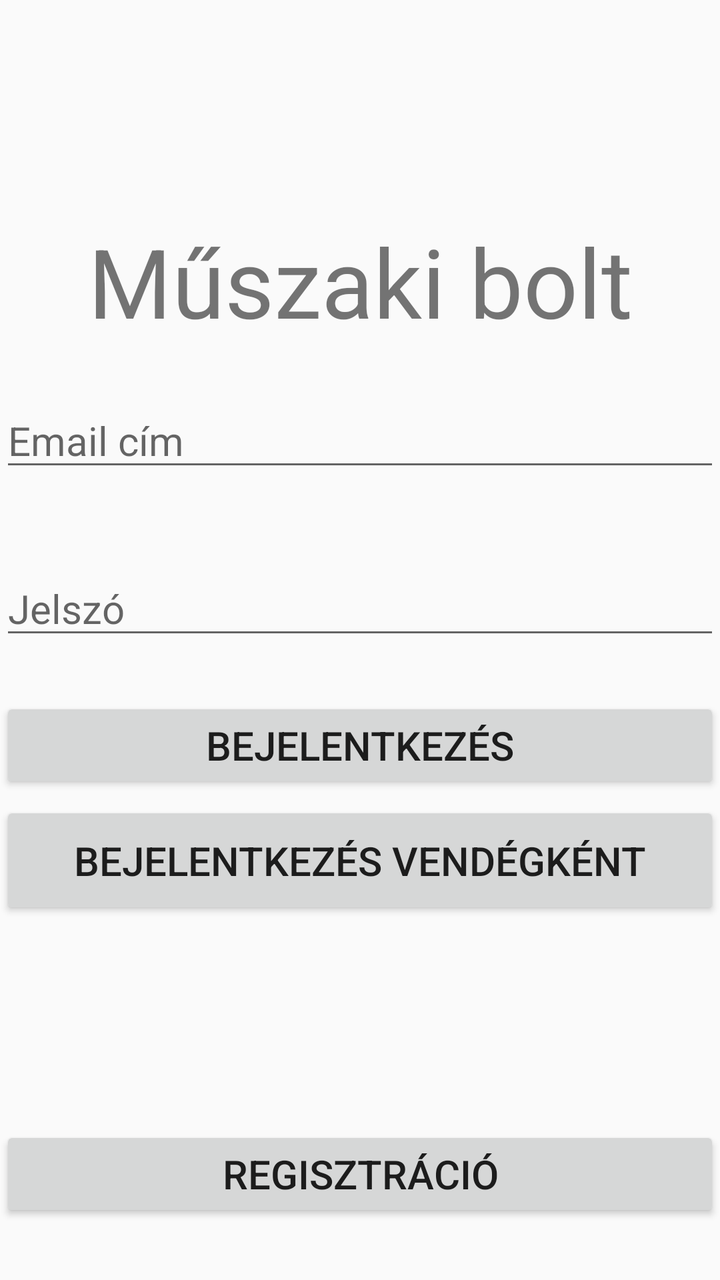
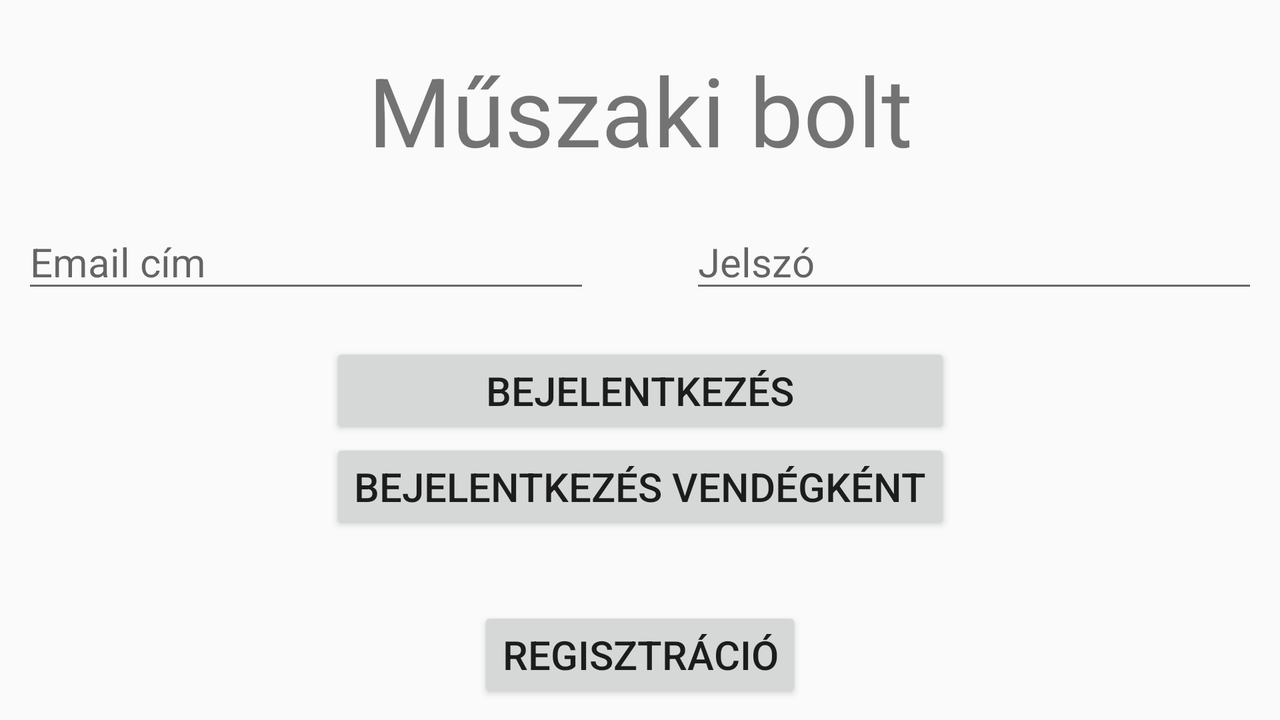

First picture: res/layout/ on a phone held upright. Second picture: the repository's own variant of that layout, on a device whose configuration matches the variant's folder. Source for both follows.
<!-- AndroidManifest.xml: activity theme Theme.AppCompat.DayNight.NoActionBar -->
<!-- res/layout/activity_main.xml -->
<?xml version="1.0" encoding="utf-8"?>
<androidx.constraintlayout.widget.ConstraintLayout xmlns:android="http://schemas.android.com/apk/res/android"
    xmlns:app="http://schemas.android.com/apk/res-auto"
    xmlns:tools="http://schemas.android.com/tools"
    android:id="@+id/main"
    android:layout_width="match_parent"
    android:layout_height="match_parent"

    tools:context=".activities.MainActivity">

    <TextView
        android:id="@+id/title"
        android:layout_width="wrap_content"
        android:layout_height="wrap_content"
        android:text="@string/muszaki_bolt"
        android:textSize="@dimen/title_text_size"
        app:layout_constraintBottom_toBottomOf="parent"
        app:layout_constraintEnd_toEndOf="parent"
        app:layout_constraintStart_toStartOf="parent"
        app:layout_constraintTop_toTopOf="parent"
        app:layout_constraintVertical_bias="0.188" />

    <LinearLayout
        android:layout_width="match_parent"
        android:layout_height="wrap_content"
        android:orientation="vertical"
        app:layout_constraintBottom_toTopOf="@+id/linearLayout"
        app:layout_constraintEnd_toEndOf="parent"
        app:layout_constraintStart_toStartOf="parent"
        app:layout_constraintTop_toBottomOf="@+id/title">

        <EditText
            android:id="@+id/editEmail"
            android:layout_width="match_parent"
            android:layout_height="wrap_content"
            android:ems="12"
            android:hint="@string/email_cim"
            android:inputType="textEmailAddress"
            android:textSize="@dimen/regular_text_size"
            android:autofillHints="emailAddress"
            android:windowSoftInputMode="stateVisible"/>

        <EditText
            android:id="@+id/editPassword"
            android:layout_width="match_parent"
            android:layout_height="wrap_content"
            android:layout_marginTop="40dp"
            android:ems="12"
            android:hint="@string/jelszo"
            android:inputType="textPassword"
            android:textSize="@dimen/regular_text_size"
            android:autofillHints="password"
            android:windowSoftInputMode="stateVisible"/>
    </LinearLayout>

    <LinearLayout
        android:id="@+id/linearLayout"
        android:layout_width="match_parent"
        android:layout_height="wrap_content"
        android:orientation="vertical"
        app:layout_constraintBottom_toTopOf="@+id/register"
        app:layout_constraintEnd_toEndOf="parent"
        app:layout_constraintStart_toStartOf="parent"
        app:layout_constraintTop_toBottomOf="@+id/title"
        app:layout_constraintVertical_bias="0.736">

        <Button
            android:id="@+id/login"
            android:layout_width="match_parent"
            android:layout_height="wrap_content"
            android:layout_marginBottom="4dp"
            android:onClick="loginWithEmail"
            android:text="@string/bejelentkezes"
            android:textColorLink="#673AB7"
            android:textSize="@dimen/regular_text_size" />
        <Button
            android:id="@+id/login_anon"
            android:layout_width="match_parent"
            android:layout_height="59dp"
            android:layout_marginBottom="40dp"
            android:onClick="loginAsGuest"
            android:text="@string/anon_login"
            android:textSize="@dimen/regular_text_size" />
    </LinearLayout>

    <Button
        android:id="@+id/register"
        android:layout_width="match_parent"
        android:layout_height="wrap_content"
        android:text="@string/regisztracio"
        android:textSize="@dimen/regular_text_size"
        android:onClick="register"
        app:layout_constraintBottom_toBottomOf="parent"
        app:layout_constraintEnd_toEndOf="parent"
        app:layout_constraintStart_toStartOf="parent"
        app:layout_constraintTop_toBottomOf="@+id/title"
        app:layout_constraintVertical_bias="0.931" />

</androidx.constraintlayout.widget.ConstraintLayout>
<!-- resources referenced by this layout -->
<resources>
  <dimen name="regular_text_size">20sp</dimen>
  <dimen name="title_text_size">48sp</dimen>
  <string name="anon_login">Bejelentkezés vendégként</string>
  <string name="bejelentkezes">Bejelentkezés</string>
  <string name="email_cim">Email cím</string>
  <string name="jelszo">Jelszó</string>
  <string name="muszaki_bolt">Műszaki bolt</string>
  <string name="regisztracio">Regisztráció</string>
</resources>
<!-- res/layout-land/activity_main.xml (the repository's variant of the layout above) -->
<!-- drawn on the phone turned sideways -->
<?xml version="1.0" encoding="utf-8"?>
<androidx.constraintlayout.widget.ConstraintLayout xmlns:android="http://schemas.android.com/apk/res/android"
    xmlns:app="http://schemas.android.com/apk/res-auto"
    xmlns:tools="http://schemas.android.com/tools"
    android:id="@+id/main"
    android:layout_width="match_parent"
    android:layout_height="match_parent"

    tools:context=".activities.MainActivity">

    <TextView
        android:id="@+id/title"
        android:layout_width="wrap_content"
        android:layout_height="wrap_content"
        android:text="@string/muszaki_bolt"
        android:textSize="@dimen/title_text_size"
        app:layout_constraintBottom_toBottomOf="parent"
        app:layout_constraintEnd_toEndOf="parent"
        app:layout_constraintStart_toStartOf="parent"
        app:layout_constraintTop_toTopOf="parent"
        app:layout_constraintVertical_bias="0.077" />

    <LinearLayout
        android:layout_width="wrap_content"
        android:layout_height="wrap_content"
        android:orientation="horizontal"
        android:textAlignment="center"
        app:layout_constraintBottom_toTopOf="@+id/linearLayout2"
        app:layout_constraintEnd_toEndOf="parent"
        app:layout_constraintStart_toStartOf="parent"
        app:layout_constraintTop_toBottomOf="@+id/title">

        <EditText
            android:id="@+id/editEmail"
            android:layout_width="wrap_content"
            android:layout_height="wrap_content"
            android:ems="12"
            android:hint="@string/email_cim"
            android:inputType="textEmailAddress"
            android:textSize="@dimen/regular_text_size"
            app:layout_constraintBottom_toBottomOf="parent"
            app:layout_constraintEnd_toEndOf="parent"
            app:layout_constraintStart_toStartOf="parent"
            app:layout_constraintTop_toBottomOf="@+id/title"
            android:autofillHints="emailAddress"
            android:windowSoftInputMode="stateVisible"/>

        <EditText
            android:id="@+id/editPassword"
            android:layout_width="wrap_content"
            android:layout_height="wrap_content"
            android:ems="12"
            android:hint="@string/jelszo"
            android:inputType="textPassword"
            android:textSize="@dimen/regular_text_size"
            android:layout_marginStart="@dimen/login_side_margin"
            app:layout_constraintBottom_toBottomOf="parent"
            app:layout_constraintEnd_toEndOf="parent"
            app:layout_constraintStart_toStartOf="parent"
            app:layout_constraintTop_toBottomOf="@+id/title"
            android:autofillHints="password"
            android:windowSoftInputMode="stateVisible"/>
    </LinearLayout>

    <LinearLayout
        android:id="@+id/linearLayout2"
        android:layout_width="wrap_content"
        android:layout_height="wrap_content"
        android:orientation="vertical"
        android:textAlignment="center"
        app:layout_constraintBottom_toBottomOf="@+id/register"
        app:layout_constraintEnd_toEndOf="parent"
        app:layout_constraintStart_toStartOf="parent"
        app:layout_constraintTop_toBottomOf="@+id/title">

        <Button
            android:id="@+id/login"
            android:layout_width="match_parent"
            android:layout_height="wrap_content"
            android:onClick="loginWithEmail"
            android:text="@string/bejelentkezes"
            android:textSize="@dimen/regular_text_size" />
        <Button
            android:id="@+id/login_anon"
            android:layout_width="match_parent"
            android:layout_height="wrap_content"
            android:onClick="loginAsGuest"
            android:text="@string/anon_login"
            android:textSize="@dimen/regular_text_size"
            app:layout_constraintBottom_toTopOf="@+id/register"
            app:layout_constraintEnd_toEndOf="parent"
            app:layout_constraintStart_toStartOf="parent"
            app:layout_constraintTop_toBottomOf="@+id/login_google"
            app:layout_constraintVertical_bias="0.024" />
    </LinearLayout>

    <Button
        android:id="@+id/register"
        android:layout_width="wrap_content"
        android:layout_height="wrap_content"
        android:layout_marginBottom="4dp"
        android:onClick="register"
        android:text="@string/regisztracio"
        android:textSize="@dimen/regular_text_size"
        app:layout_constraintBottom_toBottomOf="parent"
        app:layout_constraintEnd_toEndOf="parent"
        app:layout_constraintStart_toStartOf="parent"
        app:layout_constraintTop_toBottomOf="@+id/title"
        app:layout_constraintVertical_bias="0.979" />

</androidx.constraintlayout.widget.ConstraintLayout>
<!-- resources referenced by the variant -->
<!-- as the phone turned sideways resolves them -->
<resources>
  <dimen name="login_side_margin">50dp</dimen>
  <dimen name="regular_text_size">20sp</dimen>
  <dimen name="title_text_size">48sp</dimen>
  <string name="anon_login">Bejelentkezés vendégként</string>
  <string name="bejelentkezes">Bejelentkezés</string>
  <string name="email_cim">Email cím</string>
  <string name="jelszo">Jelszó</string>
  <string name="muszaki_bolt">Műszaki bolt</string>
  <string name="regisztracio">Regisztráció</string>
</resources>
